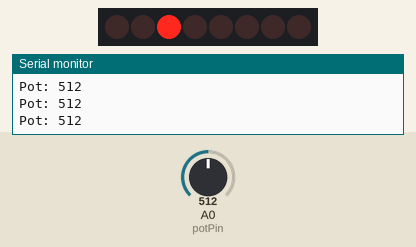
Recording of a sketch running on a simulated Arduino Uno, built with avr-gcc and run on an emulated ATmega328P. On the bench: 8 shift-register outputs drawn as a row of LEDs (first output left, lit = HIGH), the last lines printed to the serial monitor. Wiring (inferred from the names in the program): shift register (74HC595): data pin 11; shift clock pin 12; latch pin 8. Wiring (inferred from the signals the program sends): row of LEDs: on Q0, Q1, Q2, Q3, Q4, Q5, Q6, Q7. The test bench sets the inputs (shaded band); at power-on: A0 (potPin) = 512.

Above: at 1.3 s.
1.4 s: A0 (potPin) set to 0
At 2.1 s:
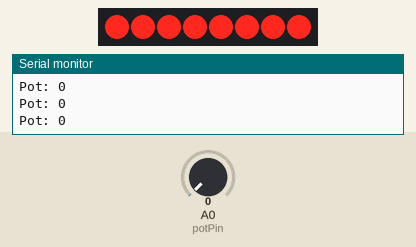
3.1 s: A0 (potPin) set to 18
At 3.28 s:
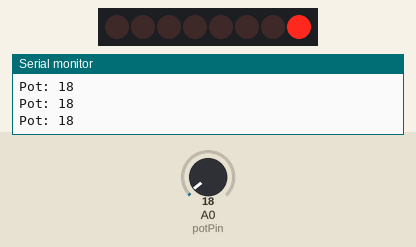
6.2 s: A0 (potPin) set to 306
At 6.67 s:
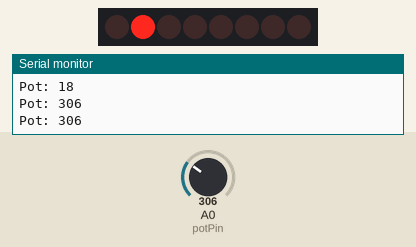
8.0 s: A0 (potPin) set to 511
Timing chart, 0 to 10.5 s (numbered marks = the images above; inputs shaded):
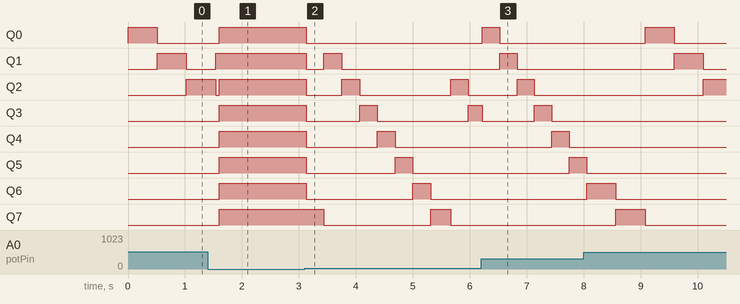

Measured:
- after the input at 3.1 s, Q0: HIGH → LOW at once; Q1: HIGH → LOW at once, → HIGH 0.31 s later, → LOW 0.31 s later; Q2: goes LOW 0.63 s, HIGH 0.31 s, LOW 1.6 s, HIGH 0.31 s, then LOW, starting at once; Q3: HIGH → LOW at once, → HIGH 0.94 s later, → LOW 0.31 s later, → HIGH 1.6 s later; Q4: HIGH → LOW at once, → HIGH 1.3 s later, → LOW 0.31 s later

The sketch:

sketch_jan29c-led-chaser.ino
```cpp
// (licence header left out)
int latchPin = 8;
int clockPin = 12;
int dataPin  = 11;
int potPin = 0;

void setup() {
  Serial.begin(9600);

  // Set shift register pins as output
  pinMode(latchPin, OUTPUT);
  pinMode(clockPin, OUTPUT);
  pinMode(dataPin, OUTPUT);
}

void loop() {
  int x = 1;

  for (int c = 0; c < 8; c++) {
    int rate = analogRead(potPin);
    Serial.print("Pot: ");
    Serial.println(rate);
    digitalWrite(latchPin, LOW);
    shiftOut(dataPin, clockPin, MSBFIRST, byte(x));
    digitalWrite(latchPin, HIGH);
    delay(rate);
    x = x << 1;
  }
}
```
